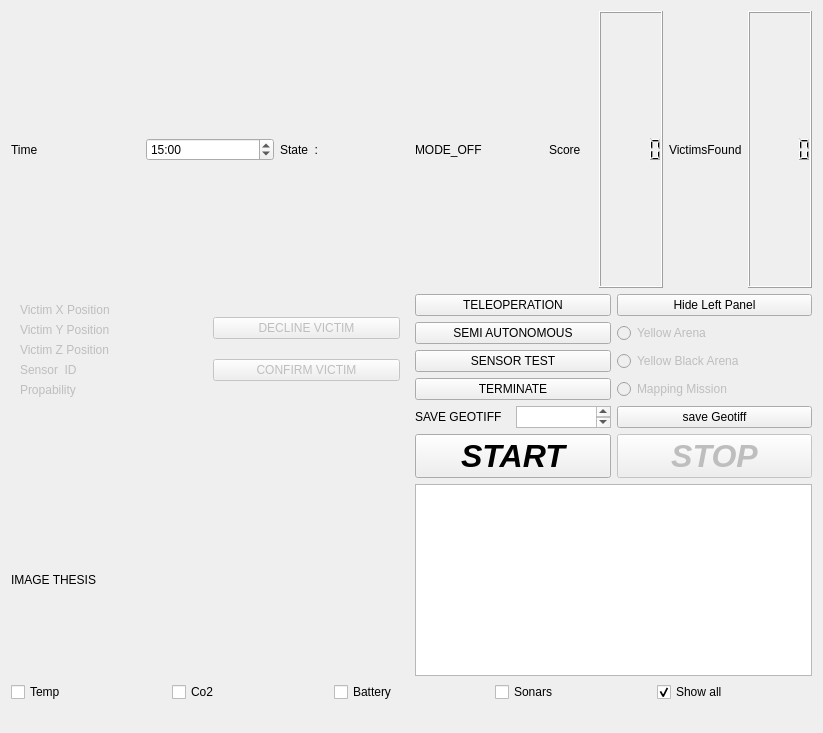
<?xml version="1.0" encoding="UTF-8"?>
<ui version="4.0">
 <class>Form</class>
 <widget class="QWidget" name="Form">
  <property name="geometry">
   <rect>
    <x>0</x>
    <y>0</y>
    <width>823</width>
    <height>733</height>
   </rect>
  </property>
  <property name="windowTitle">
   <string>Form</string>
  </property>
  <layout class="QHBoxLayout" name="horizontalLayout">
   <item>
    <layout class="QGridLayout" name="StandarGrid">
     <item row="3" column="0">
      <spacer name="horizontalSpacer">
       <property name="orientation">
        <enum>Qt::Horizontal</enum>
       </property>
       <property name="sizeHint" stdset="0">
        <size>
         <width>40</width>
         <height>20</height>
        </size>
       </property>
      </spacer>
     </item>
     <item row="0" column="0">
      <layout class="QHBoxLayout" name="horizontalLayout_9">
       <item>
        <layout class="QHBoxLayout" name="horizontalLayout_4">
         <item>
          <widget class="QLabel" name="label_2">
           <property name="text">
            <string>Time</string>
           </property>
          </widget>
         </item>
         <item>
          <widget class="QTimeEdit" name="timer">
           <property name="dateTime">
            <datetime>
             <hour>0</hour>
             <minute>15</minute>
             <second>0</second>
             <year>2000</year>
             <month>1</month>
             <day>1</day>
            </datetime>
           </property>
           <property name="time">
            <time>
             <hour>0</hour>
             <minute>15</minute>
             <second>0</second>
            </time>
           </property>
           <property name="displayFormat">
            <string>mm:ss</string>
           </property>
           <property name="calendarPopup">
            <bool>false</bool>
           </property>
          </widget>
         </item>
        </layout>
       </item>
       <item>
        <layout class="QHBoxLayout" name="horizontalLayout_6">
         <item>
          <widget class="QLabel" name="label_3">
           <property name="text">
            <string>State  :</string>
           </property>
          </widget>
         </item>
         <item>
          <widget class="QLabel" name="state">
           <property name="text">
            <string>MODE_OFF</string>
           </property>
          </widget>
         </item>
        </layout>
       </item>
       <item>
        <layout class="QHBoxLayout" name="horizontalLayout_7">
         <item>
          <widget class="QLabel" name="score_label">
           <property name="text">
            <string>Score</string>
           </property>
          </widget>
         </item>
         <item>
          <widget class="QLCDNumber" name="score"/>
         </item>
         <item>
          <layout class="QHBoxLayout" name="horizontalLayout_3">
           <item>
            <widget class="QLabel" name="label">
             <property name="text">
              <string>VictimsFound</string>
             </property>
            </widget>
           </item>
           <item>
            <widget class="QLCDNumber" name="victims_found"/>
           </item>
          </layout>
         </item>
        </layout>
       </item>
      </layout>
     </item>
     <item row="1" column="0">
      <layout class="QGridLayout" name="internal_grid">
       <item row="2" column="0">
        <widget class="QLabel" name="image">
         <property name="text">
          <string>IMAGE THESIS</string>
         </property>
        </widget>
       </item>
       <item row="0" column="0">
        <widget class="QWidget" name="victim_info_2" native="true">
         <layout class="QGridLayout" name="victimInfo">
          <item row="0" column="0">
           <layout class="QGridLayout" name="gridLayout_2">
            <item row="0" column="0">
             <widget class="QLabel" name="victimx">
              <property name="enabled">
               <bool>false</bool>
              </property>
              <property name="text">
               <string>Victim X Position</string>
              </property>
             </widget>
            </item>
            <item row="1" column="0">
             <widget class="QLabel" name="victimy">
              <property name="enabled">
               <bool>false</bool>
              </property>
              <property name="text">
               <string>Victim Y Position</string>
              </property>
             </widget>
            </item>
            <item row="2" column="0">
             <widget class="QLabel" name="victimz">
              <property name="enabled">
               <bool>false</bool>
              </property>
              <property name="text">
               <string>Victim Z Position</string>
              </property>
             </widget>
            </item>
            <item row="3" column="0">
             <widget class="QLabel" name="sensorID">
              <property name="enabled">
               <bool>false</bool>
              </property>
              <property name="text">
               <string>Sensor  ID</string>
              </property>
             </widget>
            </item>
            <item row="4" column="0">
             <widget class="QLabel" name="probability">
              <property name="enabled">
               <bool>false</bool>
              </property>
              <property name="text">
               <string>Propability</string>
              </property>
             </widget>
            </item>
           </layout>
          </item>
          <item row="0" column="1">
           <layout class="QGridLayout" name="gridLayout_3">
            <item row="0" column="0">
             <widget class="QPushButton" name="decline_button">
              <property name="enabled">
               <bool>false</bool>
              </property>
              <property name="text">
               <string>DECLINE VICTIM</string>
              </property>
              <property name="autoDefault">
               <bool>false</bool>
              </property>
             </widget>
            </item>
            <item row="1" column="0">
             <widget class="QPushButton" name="confirm_button">
              <property name="enabled">
               <bool>false</bool>
              </property>
              <property name="text">
               <string>CONFIRM VICTIM</string>
              </property>
             </widget>
            </item>
           </layout>
          </item>
         </layout>
        </widget>
       </item>
       <item row="2" column="1">
        <widget class="QPlainTextEdit" name="plainTextEdit">
         <property name="sizePolicy">
          <sizepolicy hsizetype="Preferred" vsizetype="Minimum">
           <horstretch>0</horstretch>
           <verstretch>0</verstretch>
          </sizepolicy>
         </property>
        </widget>
       </item>
       <item row="0" column="1" rowspan="2">
        <layout class="QVBoxLayout" name="Buttons">
         <item>
          <layout class="QGridLayout" name="gridLayout">
           <item row="2" column="2">
            <widget class="QRadioButton" name="yellow_black_arena_radio_button">
             <property name="enabled">
              <bool>false</bool>
             </property>
             <property name="text">
              <string>Yellow Black Arena </string>
             </property>
            </widget>
           </item>
           <item row="3" column="2">
            <widget class="QRadioButton" name="mapping_mission_radio_button">
             <property name="enabled">
              <bool>false</bool>
             </property>
             <property name="text">
              <string>Mapping Mission</string>
             </property>
            </widget>
           </item>
           <item row="1" column="2">
            <widget class="QRadioButton" name="yellow_arena_radio_button">
             <property name="enabled">
              <bool>false</bool>
             </property>
             <property name="text">
              <string>Yellow Arena </string>
             </property>
            </widget>
           </item>
           <item row="6" column="2">
            <widget class="QPushButton" name="stop_button">
             <property name="enabled">
              <bool>false</bool>
             </property>
             <property name="sizePolicy">
              <sizepolicy hsizetype="Minimum" vsizetype="Ignored">
               <horstretch>0</horstretch>
               <verstretch>0</verstretch>
              </sizepolicy>
             </property>
             <property name="font">
              <font>
               <pointsize>24</pointsize>
               <weight>75</weight>
               <italic>true</italic>
               <bold>true</bold>
              </font>
             </property>
             <property name="autoFillBackground">
              <bool>false</bool>
             </property>
             <property name="text">
              <string>STOP</string>
             </property>
             <property name="autoDefault">
              <bool>false</bool>
             </property>
             <property name="default">
              <bool>true</bool>
             </property>
             <property name="flat">
              <bool>false</bool>
             </property>
            </widget>
           </item>
           <item row="5" column="2">
            <widget class="QPushButton" name="save_geotiff_button">
             <property name="text">
              <string>save Geotiff</string>
             </property>
            </widget>
           </item>
           <item row="5" column="0">
            <layout class="QHBoxLayout" name="horizontalLayout_10">
             <item>
              <widget class="QLabel" name="label_4">
               <property name="text">
                <string>SAVE GEOTIFF</string>
               </property>
              </widget>
             </item>
             <item>
              <widget class="QTextEdit" name="textEdit">
               <property name="sizePolicy">
                <sizepolicy hsizetype="Ignored" vsizetype="Ignored">
                 <horstretch>0</horstretch>
                 <verstretch>0</verstretch>
                </sizepolicy>
               </property>
              </widget>
             </item>
            </layout>
           </item>
           <item row="6" column="0">
            <widget class="QPushButton" name="go_button">
             <property name="font">
              <font>
               <pointsize>24</pointsize>
               <weight>75</weight>
               <italic>true</italic>
               <bold>true</bold>
              </font>
             </property>
             <property name="text">
              <string>START</string>
             </property>
            </widget>
           </item>
           <item row="0" column="2">
            <widget class="QPushButton" name="left_panel_button">
             <property name="text">
              <string>Hide Left Panel</string>
             </property>
            </widget>
           </item>
           <item row="0" column="0">
            <widget class="QPushButton" name="teleop_state_button">
             <property name="sizePolicy">
              <sizepolicy hsizetype="Minimum" vsizetype="Preferred">
               <horstretch>0</horstretch>
               <verstretch>0</verstretch>
              </sizepolicy>
             </property>
             <property name="text">
              <string>TELEOPERATION</string>
             </property>
            </widget>
           </item>
           <item row="1" column="0">
            <widget class="QPushButton" name="semi_autonomous_state_button">
             <property name="text">
              <string>SEMI AUTONOMOUS</string>
             </property>
            </widget>
           </item>
           <item row="2" column="0">
            <widget class="QPushButton" name="sensor_test_state_button">
             <property name="text">
              <string>SENSOR TEST</string>
             </property>
            </widget>
           </item>
           <item row="3" column="0">
            <widget class="QPushButton" name="terminate_button">
             <property name="text">
              <string>TERMINATE</string>
             </property>
            </widget>
           </item>
          </layout>
         </item>
        </layout>
       </item>
      </layout>
     </item>
     <item row="2" column="0">
      <layout class="QHBoxLayout" name="horizontalLayout_5">
       <item>
        <widget class="QCheckBox" name="temp_checkbox">
         <property name="text">
          <string>Temp</string>
         </property>
        </widget>
       </item>
       <item>
        <widget class="QCheckBox" name="co2_checkbox">
         <property name="text">
          <string>Co2</string>
         </property>
        </widget>
       </item>
       <item>
        <widget class="QCheckBox" name="battery_checkbox">
         <property name="text">
          <string>Battery</string>
         </property>
        </widget>
       </item>
       <item>
        <widget class="QCheckBox" name="sonars_checkbox">
         <property name="text">
          <string>Sonars</string>
         </property>
        </widget>
       </item>
       <item>
        <widget class="QCheckBox" name="show_all_checkbox">
         <property name="text">
          <string>Show all</string>
         </property>
         <property name="checked">
          <bool>true</bool>
         </property>
        </widget>
       </item>
      </layout>
     </item>
    </layout>
   </item>
  </layout>
 </widget>
 <resources/>
 <connections/>
</ui>
